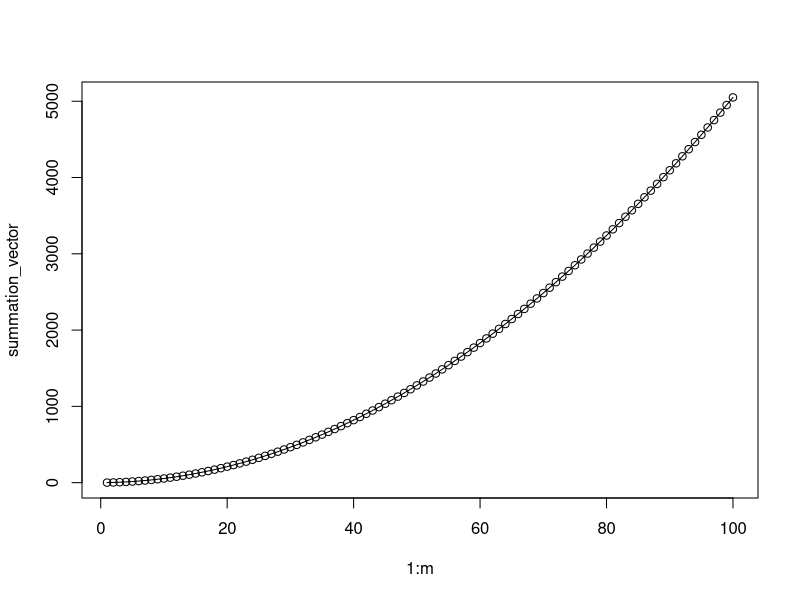
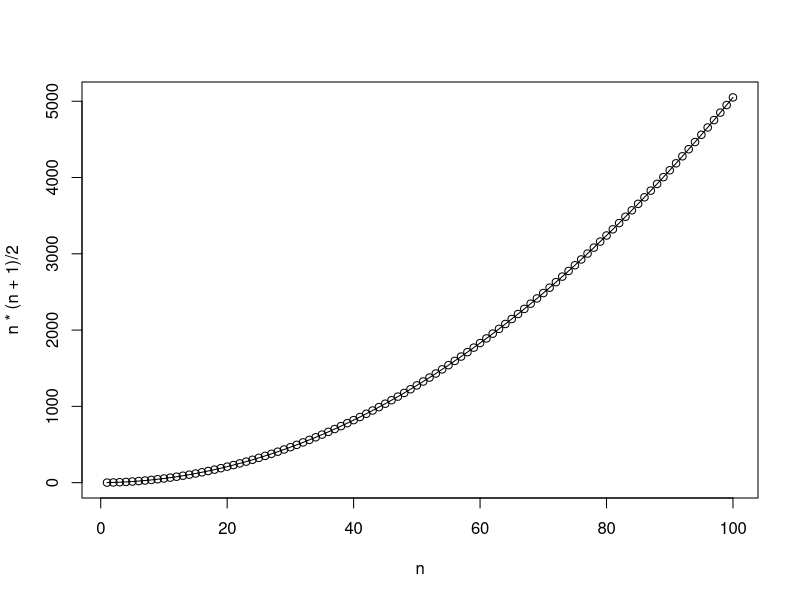

Reproduce these figures in R, in order.
#for loop in R

#create a function to return the summation of a number sequence

summation <- function(n){
  x <- seq(1,n)
  sum(x)
  
}
summation(100) #we can substitute n and get the summation

#if we want to repeat this process for m variables
#we can use a for loop

#store all the summation values in an empty vector
m <-100 
summation_vector <- vector(length = m)

for(n in 1:m)
{
  summation_vector[n] <- summation(n)
}

#plotting the integers against their summations
plot(1:m,summation_vector)
lines(1:m,summation_vector)


#checking the plot using the actual formula for summation
n <-1:m
plot(n,n*(n+1)/2)
lines(n,n*(n+1)/2)
#gives same result as above